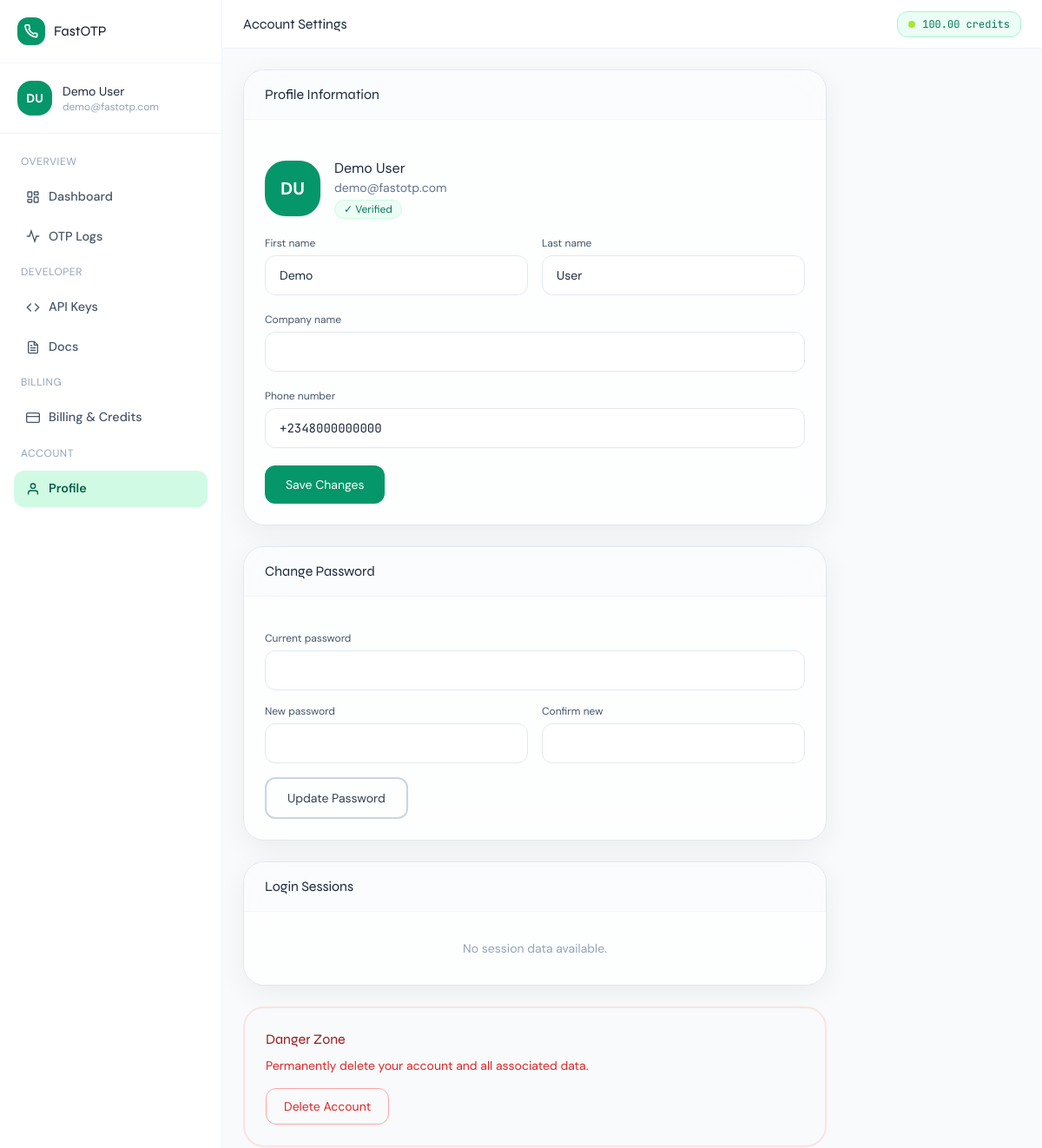
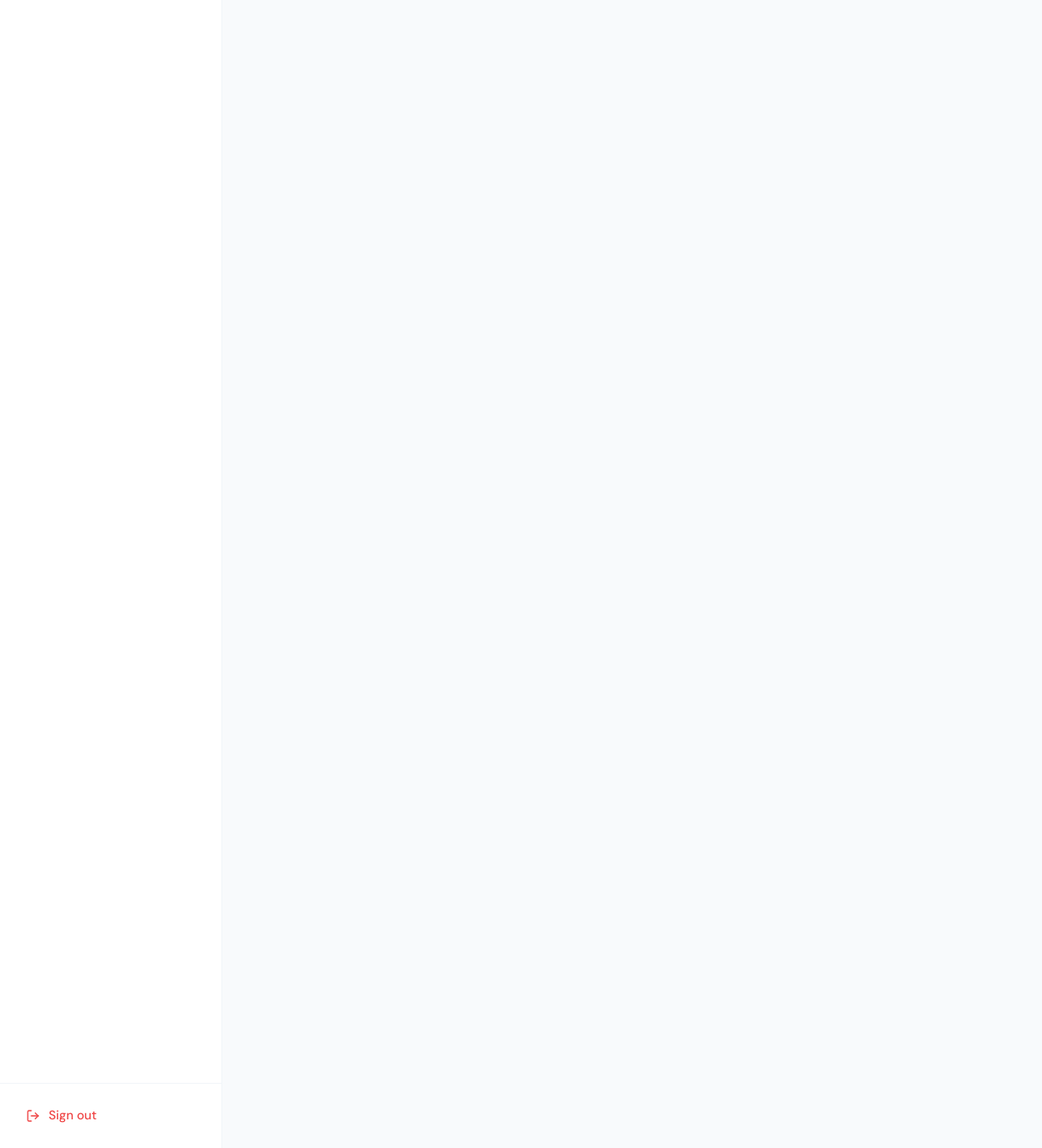
Page /dashboard/account/ (signed in) on the committed database (2 pictures, top to bottom).
### fastotp/models.py (models this page shows, shortened)
class User(AbstractUser):
    id = models.UUIDField(primary_key=True, default=uuid.uuid4, editable=False)
    phone_number = models.CharField(max_length=20, blank=True)
    whatsapp_number = models.CharField(max_length=20, blank=True)
    company_name = models.CharField(max_length=150, blank=True)
    is_verified = models.BooleanField(default=False)
    verification_otp = models.CharField(max_length=6, blank=True)
    otp_expires_at = models.DateTimeField(null=True, blank=True)
    avatar_initials = models.CharField(max_length=3, blank=True)
    created_at = models.DateTimeField(auto_now_add=True)
    updated_at = models.DateTimeField(auto_now=True)

class CreditBalance(models.Model):
    user = models.OneToOneField(User, on_delete=models.CASCADE, related_name='credit_balance')
    balance = models.DecimalField(max_digits=12, decimal_places=4, default=0)
    total_topped_up = models.DecimalField(max_digits=12, decimal_places=2, default=0)
    total_consumed = models.DecimalField(max_digits=12, decimal_places=4, default=0)
    updated_at = models.DateTimeField(auto_now=True)

### fastotp/views.py (the view, shortened to what this page needs)
# urls.py: path('dashboard/account/', views.AccountView.as_view(), name='account'),
class AccountView(LoginRequiredMixin, View):
    login_url = 'login'
    template_name = 'fastotp/account.html'
    def get(self, request):
        sessions = LoginSession.objects.filter(user=request.user)[:10]
        return render(request, self.template_name, {'sessions': sessions})

### templates/fastotp/account.html (shortened to what this page needs)
{% extends 'fastotp/dashboard_base.html' %}
{% block page_title %}Account Settings{% endblock %}
{% block dashboard_content %}
<div class="max-w-2xl space-y-6">
  <div class="glass rounded-3xl overflow-hidden border border-slate-200">
    <div class="px-6 py-4 border-b border-slate-100 bg-slate-50/50">
      <h3 class="font-display font-600 text-slate-800">Profile Information</h3>
    </div>
    <form hx-post="{% url 'account' %}"
          hx-target="#profile-feedback"
          hx-swap="innerHTML"
          class="p-6 space-y-5">
      <div class="flex items-center gap-4 mb-6">
        <div class="w-16 h-16 rounded-3xl bg-emerald-600 flex items-center justify-center text-white font-bold text-xl shadow-sm">
          {{ request.user.avatar_initials }}
        </div>
        <div>
          <p class="font-600 text-slate-800">{{ request.user.get_full_name|default:"Set your name" }}</p>
          <p class="text-sm text-slate-500">{{ request.user.email }}</p>
          {% if request.user.is_verified %}
          <span class="inline-flex items-center gap-1 text-xs text-emerald-700 bg-emerald-50 border border-emerald-100 px-2.5 py-0.5 rounded-full mt-1 font-600">✓ Verified</span>
          {% endif %}
        </div>
      </div>
      <div class="grid grid-cols-2 gap-4">
        <div>
          <label class="block text-xs font-600 text-slate-600 mb-1.5">First name</label>
          <input type="text" name="first_name" value="{{ request.user.first_name }}"
                 class="w-full px-4 py-3 rounded-xl border border-slate-200 focus:outline-none focus:border-emerald-500 focus:ring-2 focus:ring-emerald-100 text-sm bg-white/80 transition-all">
        </div>
        <div>
          <label class="block text-xs font-600 text-slate-600 mb-1.5">Last name</label>
          <input type="text" name="last_name" value="{{ request.user.last_name }}"
                 class="w-full px-4 py-3 rounded-xl border border-slate-200 focus:outline-none focus:border-emerald-500 focus:ring-2 focus:ring-emerald-100 text-sm bg-white/80 transition-all">
        </div>
      </div>
      <div>
        <label class="block text-xs font-600 text-slate-600 mb-1.5">Company name</label>
        <input type="text" name="company_name" value="{{ request.user.company_name }}"
               class="w-full px-4 py-3 rounded-xl border border-slate-200 focus:outline-none focus:border-emerald-500 focus:ring-2 focus:ring-emerald-100 text-sm bg-white/80 transition-all">
      </div>
      <div>
        <label class="block text-xs font-600 text-slate-600 mb-1.5">Phone number</label>
        <input type="tel" name="phone_number" value="{{ request.user.phone_number }}"
               class="w-full px-4 py-3 rounded-xl border border-slate-200 focus:outline-none focus:border-emerald-500 focus:ring-2 focus:ring-emerald-100 text-sm font-mono bg-white/80 transition-all"
               placeholder="+234...">
      </div>
      <button type="submit" class="btn-push bg-emerald-600 hover:bg-emerald-700 text-white font-600 px-6 py-3 rounded-xl text-sm shadow-sm hover:shadow-glow transition-all">
        Save Changes
      </button>
    </form>
  </div>
  <div class="glass rounded-3xl overflow-hidden border border-slate-200">
    <div class="px-6 py-4 border-b border-slate-100 bg-slate-50/50">
      <h3 class="font-display font-600 text-slate-800">Change Password</h3>
    </div>
    <form hx-post="{% url 'account' %}"
          hx-target="#password-feedback"
          hx-swap="innerHTML"
          class="p-6 space-y-4">
      <div>
        <label class="block text-xs font-600 text-slate-600 mb-1.5">Current password</label>
        <input type="password" name="current_password" required
               class="w-full px-4 py-3 rounded-xl border border-slate-200 focus:outline-none focus:border-emerald-500 focus:ring-2 focus:ring-emerald-100 text-sm bg-white/80 transition-all">
      </div>
      <div class="grid grid-cols-2 gap-4">
        <div>
          <label class="block text-xs font-600 text-slate-600 mb-1.5">New password</label>
          <input type="password" name="new_password" required minlength="8"
                 class="w-full px-4 py-3 rounded-xl border border-slate-200 focus:outline-none focus:border-emerald-500 focus:ring-2 focus:ring-emerald-100 text-sm bg-white/80 transition-all">
        </div>
        <div>
          <label class="block text-xs font-600 text-slate-600 mb-1.5">Confirm new</label>
          <input type="password" name="confirm_password" required
                 class="w-full px-4 py-3 rounded-xl border border-slate-200 focus:outline-none focus:border-emerald-500 focus:ring-2 focus:ring-emerald-100 text-sm bg-white/80 transition-all">
        </div>
      </div>
      <button type="submit" class="btn-push border-2 border-slate-300 hover:border-slate-400 text-slate-700 font-600 px-6 py-3 rounded-xl text-sm transition-all">
        Update Password
      </button>
    </form>
  </div>
  <div class="glass rounded-3xl overflow-hidden border border-slate-200">
    <div class="px-6 py-4 border-b border-slate-100 bg-slate-50/50">
      <h3 class="font-display font-600 text-slate-800">Login Sessions</h3>
    </div>
    <div class="divide-y divide-slate-50">
      {% for session in sessions %}
      <div class="flex items-center gap-4 px-6 py-4">
        <div class="w-10 h-10 rounded-2xl bg-slate-100 flex items-center justify-center text-lg flex-shrink-0">
          {% if session.is_current %}🖥️{% else %}💻{% endif %}
        </div>
        <div class="flex-1">
          <p class="text-sm font-medium text-slate-800">
            {{ session.ip_address|default:"Unknown IP" }}
            {% if session.is_current %}<span class="ml-2 text-xs bg-emerald-100 text-emerald-700 px-2 py-0.5 rounded-full">Current</span>{% endif %}
          </p>
          <p class="text-xs text-slate-400">{{ session.user_agent|truncatechars:60 }}</p>
          <p class="text-xs text-slate-400">Last active {{ session.last_active|timesince }} ago</p>
        </div>
      </div>
      {% empty %}
      <div class="text-center py-8 text-slate-400">
        <p class="text-sm">No session data available.</p>
      </div>
      {% endfor %}
    </div>
  </div>
  <div class="border-2 border-red-100 rounded-3xl p-6">
    <h3 class="font-display font-600 text-red-800 mb-2">Danger Zone</h3>
    <p class="text-sm text-red-600 mb-4">Permanently delete your account and all associated data.</p>
    <button class="btn-push border border-red-300 text-red-600 hover:bg-red-50 font-600 px-5 py-2.5 rounded-xl text-sm transition-all"
            onclick="confirm('Are you absolutely sure? This cannot be undone.') && alert('Please contact support to delete your account.')">
      Delete Account
    </button>
  </div>
</div>
{% endblock %}

### templates/fastotp/dashboard_base.html (shortened to what this page needs)
{% extends 'fastotp/base.html' %}
{% block content %}
<div class="flex h-screen overflow-hidden bg-slate-50">
  <aside class="w-64 flex-shrink-0 bg-white border-r border-slate-100 flex flex-col overflow-y-auto hidden md:flex">
    <div class="p-5 border-b border-slate-100">
      <a href="{% url 'home' %}" class="flex items-center gap-2.5">
        <div class="w-8 h-8 rounded-xl bg-emerald-600 flex items-center justify-center shadow-sm">
        </div>
        <span class="font-display font-700 text-slate-900">FastOTP</span>
      </a>
    </div>
    <div class="p-5 border-b border-slate-100">
      <div class="flex items-center gap-3">
        <div class="w-10 h-10 rounded-2xl bg-emerald-600 flex items-center justify-center text-white font-bold text-sm shadow-sm flex-shrink-0">
          {{ request.user.avatar_initials }}
        </div>
        <div class="min-w-0">
          <p class="text-sm font-600 text-slate-800 truncate">{{ request.user.get_full_name|default:request.user.username }}</p>
          <p class="text-xs text-slate-400 truncate">{{ request.user.email }}</p>
        </div>
      </div>
    </div>
    <nav class="flex-1 p-4 space-y-1">
      <p class="text-xs font-600 text-slate-400 uppercase tracking-wider px-2 py-2">Overview</p>
      <a href="{% url 'dashboard' %}" class="sidebar-link {% if request.resolver_match.url_name == 'dashboard' %}active{% endif %}">
        <svg width="16" height="16" viewBox="0 0 24 24" fill="none" stroke="currentColor" stroke-width="2" stroke-linecap="round"><rect x="3" y="3" width="7" height="9" rx="1"/><rect x="14" y="3" width="7" height="5" rx="1"/><rect x="14" y="12" width="7" height="9" rx="1"/><rect x="3" y="16" width="7" height="5" rx="1"/></svg>
        Dashboard
      </a>
      <a href="{% url 'otp_logs' %}" class="sidebar-link {% if request.resolver_match.url_name == 'otp_logs' %}active{% endif %}">
        <svg width="16" height="16" viewBox="0 0 24 24" fill="none" stroke="currentColor" stroke-width="2" stroke-linecap="round"><polyline points="22 12 18 12 15 21 9 3 6 12 2 12"/></svg>
        OTP Logs
      </a>
      <p class="text-xs font-600 text-slate-400 uppercase tracking-wider px-2 py-2 mt-4">Developer</p>
      <a href="{% url 'developer' %}" class="sidebar-link {% if request.resolver_match.url_name == 'developer' %}active{% endif %}">
        <svg width="16" height="16" viewBox="0 0 24 24" fill="none" stroke="currentColor" stroke-width="2" stroke-linecap="round"><polyline points="16 18 22 12 16 6"/><polyline points="8 6 2 12 8 18"/></svg>
        API Keys
      </a>
      <a href="#" class="sidebar-link">
        Docs
      </a>
      <p class="text-xs font-600 text-slate-400 uppercase tracking-wider px-2 py-2 mt-4">Billing</p>
      <a href="{% url 'billing' %}" class="sidebar-link {% if request.resolver_match.url_name == 'billing' %}active{% endif %}">
        <svg width="16" height="16" viewBox="0 0 24 24" fill="none" stroke="currentColor" stroke-width="2" stroke-linecap="round"><rect x="1" y="4" width="22" height="16" rx="2" ry="2"/><line x1="1" y1="10" x2="23" y2="10"/></svg>
        Billing & Credits
      </a>
      <p class="text-xs font-600 text-slate-400 uppercase tracking-wider px-2 py-2 mt-4">Account</p>
      <a href="{% url 'account' %}" class="sidebar-link {% if request.resolver_match.url_name == 'account' %}active{% endif %}">
        <svg width="16" height="16" viewBox="0 0 24 24" fill="none" stroke="currentColor" stroke-width="2" stroke-linecap="round"><path d="M20 21v-2a4 4 0 0 0-4-4H8a4 4 0 0 0-4 4v2"/><circle cx="12" cy="7" r="4"/></svg>
        Profile
      </a>
    </nav>
    <div class="p-4 border-t border-slate-100">
      <form method="POST" action="{% url 'logout' %}">
        <button type="submit" class="sidebar-link w-full text-red-500 hover:bg-red-50 hover:text-red-700">
          <svg width="16" height="16" viewBox="0 0 24 24" fill="none" stroke="currentColor" stroke-width="2" stroke-linecap="round"><path d="M9 21H5a2 2 0 0 1-2-2V5a2 2 0 0 1 2-2h4"/><polyline points="16 17 21 12 16 7"/><line x1="21" y1="12" x2="9" y2="12"/></svg>
          Sign out
        </button>
      </form>
    </div>
  </aside>
  <div class="flex-1 flex flex-col overflow-hidden">
    <header class="bg-white border-b border-slate-100 h-14 flex items-center justify-between px-6 flex-shrink-0">
      <div>
        <h2 class="font-display font-600 text-slate-800 text-base">{% block page_title %}Dashboard{% endblock %}</h2>
      </div>
      <div class="flex items-center gap-4">
        <div id="credit-badge"
             hx-get="{% url 'credit_balance_poll' %}"
             hx-trigger="every 30s"
             hx-swap="outerHTML"
             class="flex items-center gap-2 bg-emerald-50 border border-emerald-200 px-3 py-1.5 rounded-xl">
          <span class="w-2 h-2 bg-lime-400 rounded-full animate-pulse"></span>
          <span class="text-xs font-mono font-600 text-emerald-700">
            {% if request.user.credit_balance %}
              {{ request.user.credit_balance.balance|floatformat:2 }} credits
            {% else %}0.00 credits{% endif %}
          </span>
        </div>
      </div>
    </header>
    <main class="flex-1 overflow-y-auto p-6">
      {% block dashboard_content %}{% endblock %}
    </main>
  </div>
</div>
{% endblock %}

### templates/fastotp/base.html (style rules this page uses)
*, *::before, *::after { box-sizing: border-box; }
body { font-family: 'DM Sans', sans-serif; background: #f8fafc; }
h1, h2, h3, h4, h5, .font-display { font-family: 'Syne', sans-serif; }
.font-mono { font-family: 'JetBrains Mono', monospace; }
.glass { background: rgba(255,255,255,0.72); backdrop-filter: blur(20px); -webkit-backdrop-filter: blur(20px); border: 1px solid rgba(255,255,255,0.85); box-shadow: 0 8px 32px rgba(0,0,0,0.06), inset 0 1px 0 rgba(255,255,255,0.7); }
.btn-push { transition: all 0.12s ease; }
.sidebar-link { display: flex; align-items: center; gap: 10px; padding: 10px 14px; border-radius: 12px; font-size: 0.9rem; font-weight: 500; color: #475569; transition: all 0.15s; }
.sidebar-link.active { background: #d1fae5; color: #065f46; font-weight: 600; }

### rows in the picture
User: user.avatar_initials "DU", user.get_full_name "Demo User", user.email "demo@fastotp.com", user.credit_balance.balance "100.00", first_name "Demo", last_name "User", phone_number "+2348000000000"
